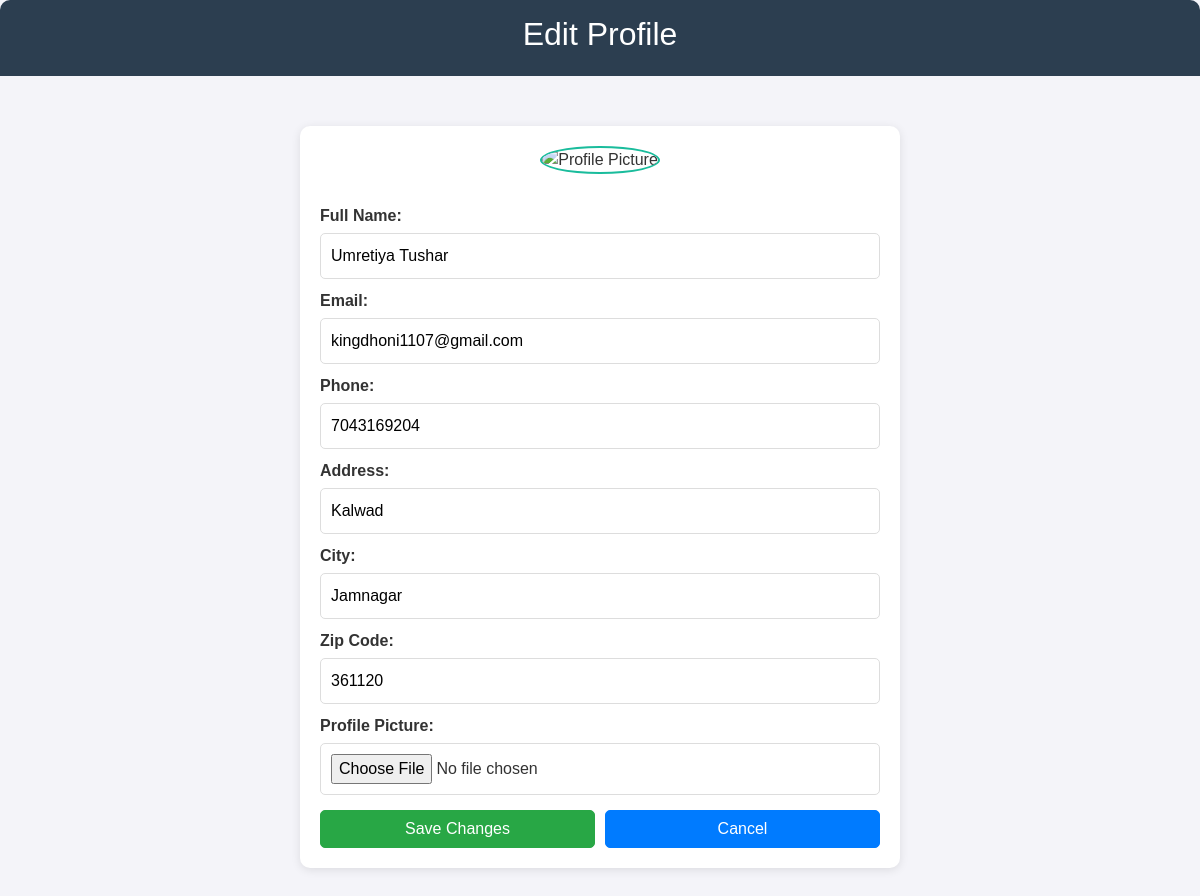
The page /edit-profile.php (signed in) on the database its author committed.
### tables this page shows
CREATE TABLE `users` (
  `id` int(11) NOT NULL,
  `fullname` varchar(100) NOT NULL,
  `email` varchar(100) NOT NULL,
  `phone` varchar(15) NOT NULL,
  `password` varchar(255) NOT NULL,
  `created_at` timestamp NOT NULL DEFAULT current_timestamp(),
  `address` varchar(100) NOT NULL,
  `profile_pic` varchar(100) DEFAULT NULL,
  `city` varchar(30) NOT NULL,
  `zip_code` varchar(8) NOT NULL
);

### edit-profile.php (the view, shortened to what this page needs)
<?php
require('db_connection.php');
$customer_id = $_SESSION['user_id'];
$query = "SELECT fullname, email, phone, address, city, zip_code, profile_pic FROM users WHERE id = ?";
$stmt = $conn->prepare($query);
$stmt->bind_param("i", $customer_id);
$stmt->execute();
$result = $stmt->get_result();
$user = $result->fetch_assoc();
?>
<!DOCTYPE html>
<html lang="en">
<head>
         <link rel="stylesheet" href="https://stackpath.bootstrapcdn.com/bootstrap/4.5.2/css/bootstrap.min.css">
    <link rel="stylesheet" href="https://cdnjs.cloudflare.com/ajax/libs/font-awesome/6.0.0-beta3/css/all.min.css">
    <link rel="stylesheet" href="edit-profile.css">
</head>
<body>
    <header>
        <h2>Edit Profile</h2>
    </header>
    <div class="container">
        <div class="profile-picture">
            <img src="<?php echo htmlspecialchars($user['profile_pic']); ?>" alt="Profile Picture" />
        </div>
        <form action="edit-profile.php" method="POST" enctype="multipart/form-data">
            <label for="fullname">Full Name:</label>
            <input type="text" id="fullname" name="fullname" value="<?php echo htmlspecialchars($user['fullname']); ?>" required>
            <label for="email">Email:</label>
            <input type="email" id="email" name="email" value="<?php echo htmlspecialchars($user['email']); ?>" readonly required>
            <label for="phone">Phone:</label>
            <input type="text" id="phone" name="phone" value="<?php echo htmlspecialchars($user['phone']); ?>" required>
            <label for="address">Address:</label>
            <input type="text" id="address" name="address" value="<?php echo htmlspecialchars($user['address']); ?>" required>
            <label for="city">City:</label>
            <input type="text" id="city" name="city" value="<?php echo htmlspecialchars($user['city']); ?>" required>
            <label for="zip_code">Zip Code:</label>
            <input type="text" id="zip_code" name="zip_code" value="<?php echo htmlspecialchars($user['zip_code']); ?>" required>
            <label for="profile_pic">Profile Picture:</label>
            <input type="file" id="profile_pic" name="profile_pic" accept="image/*">
            <div class="button-container">
                <button class="btn btn-success" type="submit">Save Changes</button>
                <a class="btn btn-primary" href="user-dashboard.php">Cancel</a>
            </div>
        </form>
    </div>
</body>
</html>

### edit-profile.css (style rules this page uses)
* { margin: 0; padding: 0; box-sizing: border-box; font-family: 'Arial', sans-serif; }
body { background-color: #f4f4f9; font-size: 16px; color: #333; }
.container { max-width: 600px; margin: 50px auto; padding: 20px; background-color: #ffffff; border-radius: 10px; box-shadow: 0 2px 10px rgba(0, 0, 0, 0.1); }
header { background-color: #2c3e50; padding: 15px; text-align: center; color: white; border-radius: 10px 10px 0 0; }
.profile-picture { text-align: center; margin-bottom: 20px; }
.profile-picture img { width: 100px; height: 100px; border-radius: 50%; object-fit: cover; border: 2px solid #1abc9c; }
form { display: flex; flex-direction: column; }
form label { margin: 10px 0 5px; font-weight: bold; }
form input[type="text"], form input[type="email"], form input[type="file"] { padding: 10px; border: 1px solid #ddd; border-radius: 5px; font-size: 1rem; }
.button-container { display: flex; justify-content: space-between; margin-top: 15px; }
form button, .button-container .btn { flex: 1; margin-right: 10px; border-radius: 5px; }
.button-container .btn { text-align: center; display: flex; justify-content: center; align-items: center; }
.button-container button:last-child, .button-container .btn:last-child { margin-right: 0; }

### rows shown on the page
users: fullname "Umretiya Tushar", email "kingdhoni1107@gmail.com", phone "7043169204", address "Kalwad", city "Jamnagar", zip_code "361120"
